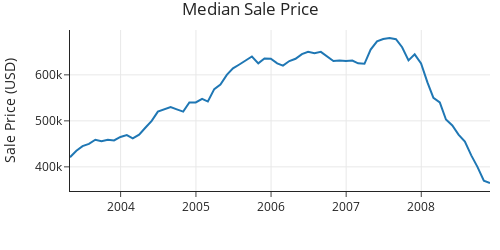

Write notebook code for a chart like this one.
### Code cell
sfh_labels={'price':"Sale Price (USD)", 'date':""}
medians = rel_percentiles.query('percentile == 50')
fig = px.line(medians, x='date', y='price',
              title='Median Sale Price',
              labels=sfh_labels,
              width=500, height=250)
margin(fig, t=30)
